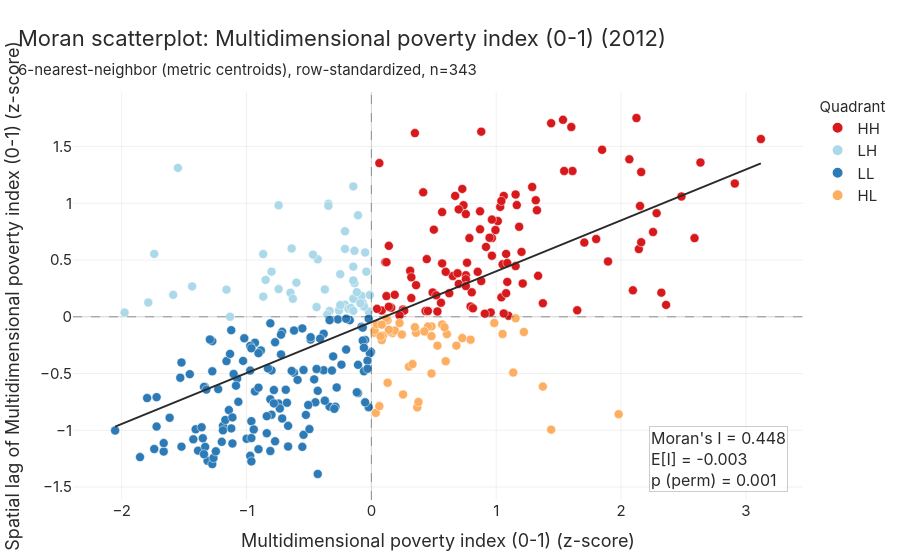

The code cell stored with this chart in its notebook:
### Markdown cell above
### Global dependence

The Moran scatterplot plots each municipality's poverty against its spatial lag, both in standard deviations from the mean of the year. **Moran's I** is the slope of the line through the cloud. Its pseudo p-value compares it with 999 random reshuffles of the values across the map.

### Code cell
moran = {year: geo.moran(mpi, MPI, year=year, w=w) for year in YEARS}
moran[2012]

### Figure 1 — Plotly figure (JSON) as saved in the notebook; plotly's stock layout.template omitted (floating-point values rounded to 4 significant figures; data arrays with more than 128 entries replaced by an {"elided": "..."} marker saying what was removed)
{"data": [{"customdata": {"elided": "109x4 mixed values"}, "hovertemplate": "<b>%{customdata[0]}</b><br>Multidimensional poverty index (0-1) (z): %{customdata[1]:.3f}<br>spatial lag (z): %{customdata[2]:.3f}<br>%{customdata[3]}<extra></extra>", "marker": {"color": "#d7191c", "line": {"color": "white", "width": 0.5}, "size": 9}, "mode": "markers", "name": "HH", "type": "scatter", "x": [2.636, 2.066, 0.3107, 1.06, 0.2538, 2.161, 1.535, 1.611, 2.911, 1.155, 0.4151, 0.994, 0.7378, 1.326, 0.7852, 1.089, 0.7947, 1.013, 2.095, 0.6713, 0.6998, 1.706, 0.7567, 1.041, 1.801, 1.051, 0.06397, 0.08295, 0.3582, 1.203, 0.5575, 2.323, 0.3487, 2.152, 3.12, 1.649, 0.8801, 0.8516, 0.7662, 0.5669, 1.098, 2.142, 0.4436, 0.1399, 0.9181, 0.9655, 0.6998, 0.3202, 0.491, 0.4341, 0.3202, 0.9465, 1.079, 0.7567, 0.956, 1.374, 0.1209, 0.1873, 0.6239, 0.6524, 1.184, 0.8042, 0.7567, 0.5669, 0.2633, 1.896, 0.529, 0.8706, 0.9655, 0.2253, 0.6903, 0.9086, 1.089, 0.8706, 1.06, 0.1114, 0.7567, 0.7283, 1.032, 1.317, 1.288, 0.9655, 1.041, 2.588, 0.5954, 2.256, 0.5195, 1.212, 0.8137, 1.165, 2.484, 1.601, 1.44, 2.123, 1.155, 1.848, 1.544, 0.5005, 2.361, 0.8801, 1.336, 2.285, 0.1209, 1.079, 2.161, 0.4531, 0.04499, 0.1589, 0.1399], "y": [1.359, 1.388, 0.4056, 1.065, 0.06397, 1.276, 1.736, 1.285, 1.174, 0.4467, 1.097, 0.7646, 0.9829, 0.9386, 0.6935, 0.3075, 0.09086, 0.8437, 0.2332, 1.065, 0.9465, 0.6539, 0.9054, 0.1715, 0.6856, 0.4625, 1.355, 0.05606, 0.2791, 0.5717, 0.1241, 0.2126, 1.619, 0.9766, 1.567, 0.05764, 0.3155, 0.3961, 0.4768, 0.9228, 0.008609, 0.597, 0.5084, 0.6255, 0.616, 0.6935, 0.2901, 0.3487, 0.2142, 0.05131, 0.1652, 0.6966, 0.5543, 0.3661, 0.03866, 0.1193, 0.1826, 0.1937, 0.2079, 0.3597, 0.7931, 0.2158, 0.3313, 0.4705, 0.05448, 0.4879, 0.04657, 0.771, 0.5385, 0.01335, 0.3835, 0.02759, 0.4736, 0.9291, 0.02917, 0.4815, 0.2712, 1.127, 0.9687, 1.027, 1.144, 0.8564, 1.021, 0.6935, 0.3961, 0.7473, 0.1889, 0.2933, 0.07504, 0.9845, 1.06, 1.673, 1.706, 1.752, 1.078, 1.472, 1.285, 0.7678, 0.1051, 1.631, 0.3613, 0.9133, 0.4815, 0.2079, 0.6571, 0.05131, 0.07029, 0.07978, 0.08927]}, {"customdata": {"elided": "52x4 mixed values"}, "hovertemplate": "<b>%{customdata[0]}</b><br>Multidimensional poverty index (0-1) (z): %{customdata[1]:.3f}<br>spatial lag (z): %{customdata[2]:.3f}<br>%{customdata[3]}<extra></extra>", "marker": {"color": "#abd9e9", "line": {"color": "white", "width": 0.5}, "size": 9}, "mode": "markers", "name": "LH", "type": "scatter", "x": [-0.2112, -0.3441, -1.549, -0.8661, -0.4295, -0.7427, -0.08787, -0.04042, -0.1353, -0.439, -0.8471, -0.6478, -0.3346, -0.2587, -0.2112, -0.06889, -0.07838, -0.7427, -0.4675, -0.6003, -0.1448, -0.8661, -0.1448, -0.04991, -0.1353, -0.1163, -0.2112, -0.1828, -1.132, -0.01195, -0.2492, -0.2492, -0.1638, -1.787, -0.1448, -0.02144, -1.976, -0.0594, -0.3726, -0.3441, -0.1069, -0.1448, -1.16, -0.6383, -0.6288, -0.08787, -0.1448, -1.435, -1.739, -0.7996, -1.587, -0.3536], "y": [0.7536, 0.9956, 1.312, 0.5527, 0.5068, 0.2443, 0.1541, 0.3977, 0.2981, 0.08611, 0.3249, 0.2111, 0.05131, 0.05606, 0.1067, 0.1225, 0.1842, 0.9829, 0.548, 0.3012, 0.1589, 0.1778, 0.3202, 0.5669, 0.5812, 0.2174, 0.5986, 0.07029, 0.0007009, 0.1921, 0.3756, 0.1035, 0.0782, 0.1257, 0.0529, 0.04657, 0.03708, 0.09086, 0.2411, 0.9782, 0.8943, 1.149, 0.2395, 0.6017, 0.1589, 0.1193, 0.442, 0.268, 0.5543, 0.3977, 0.1937, 0.0181]}, {"customdata": {"elided": "136x4 mixed values"}, "hovertemplate": "<b>%{customdata[0]}</b><br>Multidimensional poverty index (0-1) (z): %{customdata[1]:.3f}<br>spatial lag (z): %{customdata[2]:.3f}<br>%{customdata[3]}<extra></extra>", "marker": {"color": "#2c7bb6", "line": {"color": "white", "width": 0.5}, "size": 9}, "mode": "markers", "name": "LL", "type": "scatter", "x": {"elided": "136 float values"}, "y": {"elided": "136 float values"}}, {"customdata": {"elided": "46x4 mixed values"}, "hovertemplate": "<b>%{customdata[0]}</b><br>Multidimensional poverty index (0-1) (z): %{customdata[1]:.3f}<br>spatial lag (z): %{customdata[2]:.3f}<br>%{customdata[3]}<extra></extra>", "marker": {"color": "#fdae61", "line": {"color": "white", "width": 0.5}, "size": 9}, "mode": "markers", "name": "HL", "type": "scatter", "x": [0.6049, 0.5669, 0.02601, 1.44, 0.09244, 1.222, 0.3012, 1.051, 0.1304, 0.4815, 0.1684, 0.3582, 0.5859, 0.529, 0.3297, 0.5954, 0.1494, 0.3676, 0.4531, 1.374, 1.981, 0.4815, 0.7947, 0.1873, 1.155, 0.08295, 0.2253, 0.6808, 0.7283, 0.1209, 0.02601, 0.04499, 0.2443, 1.136, 0.1399, 0.4246, 0.0355, 0.06397, 0.9845, 0.3487, 0.4815, 0.07346, 0.3771, 0.08295, 0.2538, 0.1304], "y": [-0.1527, -0.06731, -0.1401, -0.9942, -0.167, -0.1337, -0.439, -0.1511, -0.02935, -0.08471, -0.1432, -0.1401, -0.09262, -0.2539, -0.4169, -0.3916, -0.1306, -0.798, -0.08629, -0.6146, -0.8581, -0.1701, -0.2018, -0.1211, -0.01353, -0.2049, -0.05466, -0.2539, -0.1875, -0.01195, -0.1179, -0.06573, -0.1559, -0.4912, -0.1148, -0.129, -0.8471, -0.787, -0.05466, -0.09104, -0.4991, -0.1717, -0.7506, -0.06889, -0.6842, -0.5814]}, {"hoverinfo": "skip", "line": {"color": "#2a2a2a", "width": 2}, "mode": "lines", "name": "OLS fit", "showlegend": false, "type": "scatter", "x": [-2.052, 3.12], "y": [-0.9674, 1.352]}], "layout": {"annotations": [{"align": "left", "bgcolor": "rgba(255,255,255,0.72)", "bordercolor": "rgba(0,0,0,0.2)", "borderwidth": 1, "showarrow": false, "text": "Moran's I = 0.448<br>E[I] = -0.003<br>p (perm) = 0.001", "x": 0.98, "xanchor": "right", "xref": "paper", "y": 0.02, "yanchor": "bottom", "yref": "paper"}], "legend": {"title": {"text": "Quadrant"}}, "margin": {"t": 92}, "shapes": [{"line": {"color": "rgba(0,0,0,0.35)", "dash": "dash", "width": 1}, "type": "line", "x0": 0, "x1": 1, "xref": "x domain", "y0": 0.0, "y1": 0.0, "yref": "y"}, {"line": {"color": "rgba(0,0,0,0.35)", "dash": "dash", "width": 1}, "type": "line", "x0": 0.0, "x1": 0.0, "xref": "x", "y0": 0, "y1": 1, "yref": "y domain"}], "title": {"subtitle": {"text": "6-nearest-neighbor (metric centroids), row-standardized, n=343"}, "text": "Moran scatterplot: Multidimensional poverty index (0-1) (2012)"}, "xaxis": {"title": {"text": "Multidimensional poverty index (0-1) (z-score)"}}, "yaxis": {"title": {"text": "Spatial lag of Multidimensional poverty index (0-1) (z-score)"}}}}
